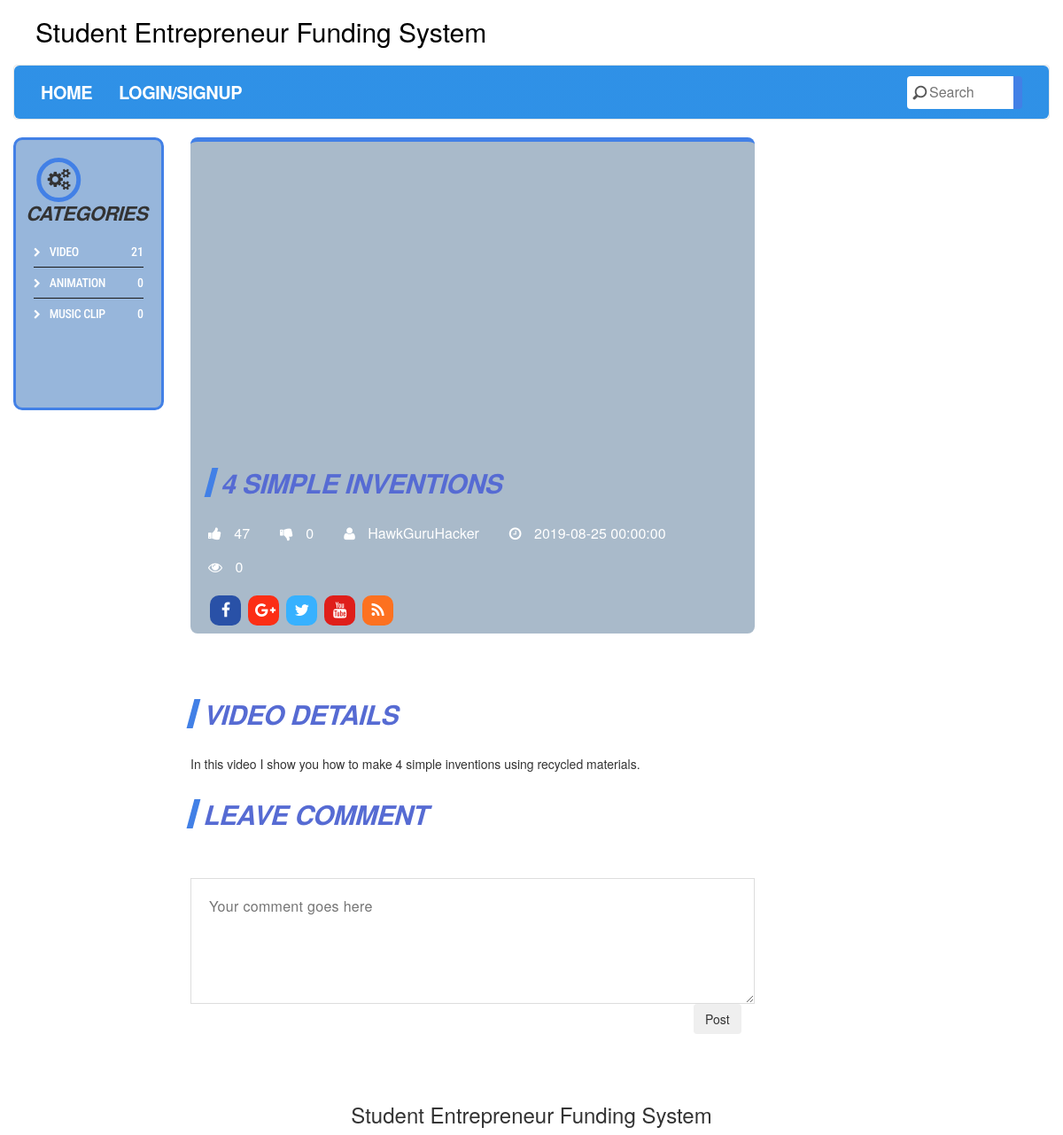
The page /details.php?product_id=14 on the database its author committed.
### tables this page shows
CREATE TABLE IF NOT EXISTS productions(
product_id INT UNSIGNED AUTO_INCREMENT KEY,
username VARCHAR(40) NOT NULL,
title VARCHAR(50) NOT NULL,
description VARCHAR(500) NOT NULL,
category VARCHAR(50) NOT NULL,
pic_url VARCHAR(255) NOT NULL,
video_url VARCHAR(255) NOT NULL,
author VARCHAR(50) NOT NULL,
views INT UNSIGNED DEFAULT 0,
likes INT UNSIGNED DEFAULT 0,
dislikes INT UNSIGNED DEFAULT 0,
create_date DATETIME DEFAULT CURRENT_TIMESTAMP()
);

### common.php (called while the page is built, shortened)
<?php
	function connect(){
	    $link = mysqli_connect(DB_HOST, DB_USER, DB_PASSWORD, DB_DATABASE) or die ( 'Failed to connect to the database<br/>ERROR ' . mysqli_connect_errno () . ':' . mysqli_connect_error () );
	    return $link;
	}
	function fetchOne($link, $query, $result_type = MYSQLI_ASSOC) {
	    $result = mysqli_query ( $link, $query );
	    if ($result  && mysqli_num_rows ( $result ) > 0) {
	        $row = mysqli_fetch_array ( $result, $result_type );
	        return $row;
	    }
	     else {
	        return false;
	    }
	}
	function getTotalRows($link, $table, $key, $value) {
	    $query = "SELECT COUNT(*) AS totalRows FROM {$table} WHERE $key = '$value'";
	    $result = mysqli_query ( $link, $query );
	    if ($result && mysqli_num_rows ( $result ) == 1) {
	        $row = mysqli_fetch_assoc ( $result );
	        return $row ['totalRows'];
	    } else {
	        return false;
	    }
	}
	function isLoggedIn()
	{
		return (isset($_SESSION['id']) &&
		       	(trim($_SESSION['id']) != ''));
	}
	function getProductionById($product_id)
	{
		$link = connect();
		$sql="SELECT * FROM productions WHERE product_id=$product_id";
		return fetchOne($link, $sql);
	}
	function getItemsNumberbyCategory($category)
	{
		$link = connect();
		return getTotalRows($link, 'productions', 'category', $category);
	}
?>

### details.php (the view, shortened to what this page needs)
<?php
    include dirname(__FILE__) .'./common.php';
    $product_id = $_REQUEST['product_id'];
    $product_info = getProductionById($product_id);
?>
<!DOCTYPE html>
<html lang="en">
   <head>
      <link rel="stylesheet" href="css/details.css">
      <link rel="stylesheet" href="css/frontend-style.css">
      <link rel="stylesheet" href="css/font-awesome.min.css">
      <link rel="stylesheet" href="assets/plugins/bootstrap/css/bootstrap.3.3.6.css">
   </head>
   <body>
      <div id="single-video" class="container-fluid standard-bg">
         <div class="main-title" style="padding-left: 25px;">
            Student Entrepreneur Funding System
         </div>
         <div class="row home-mega-menu ">
            <div class="col-md-12">
               <nav class="navbar navbar-default">
                  <div class="collapse navbar-collapse js-navbar-collapse navbg ">
                    <div class="search-block ">
                        <form action="search.php">
                           <input name="keyword" type="search" placeholder="Search">
                        </form>
                    </div>
                     <ul class="nav navbar-nav">
                        <li><a href="index.php">Home</a></li>
                        <li>
                              <?php
                                  if (isLoggedIn()){
                                    if (isAdmin()){
                                      echo '<a href="admin.php">' .getUserName() .'</a>';
                                      } else {
                                        echo '<a href="mypage.php">' .getUserName() .'</a>';
                                      }
                                  } else {
                                    echo '<a id="loginLink" href="login.php">Login/SignUp</a>';
                                  }
                              ?>
                        </li>
                     </ul>
                  </div>
               </nav>
            </div>
         </div>
         <div class="row">
            <div class="col-lg-2 col-md-4 hidden-sm hidden-xs">
               <aside class="blue-bg">
                  <article>
                     <h2 class="icon"><i class="fa fa-gears" aria-hidden="true"></i>categories</h2>
                      <ul class="sidebar-links">
                        <li class="fa fa-chevron-right"><a href="#">Video</a>
                        <span>
                          <?php echo getItemsNumberbyCategory('Video'); ?>
                        </span>
                        </li>
                        <li class="fa fa-chevron-right"><a href="#">Animation</a>
                        <span>
                          <?php echo getItemsNumberbyCategory('Animation'); ?>
                        </span>
                        </li>
                        <li class="fa fa-chevron-right"><a href="#">Music Clip</a>
                        <span>
                          <?php echo getItemsNumberbyCategory('Music Clip'); ?>
                        </span>
                        </li>
                      </ul>
                  </article>
                  <div class="clearfix spacer"></div>
               </aside>
            </div>
            <div id="single-video-wrapper" class="col-lg-10 col-md-8">
               <div class="row">
                  <div class="col-lg-8 col-md-12 col-sm-12">
                     <article class="post-video">
                        <div class="video-info">
                           <div class="embed-responsive embed-responsive-16by9 video-embed-box">
                              <iframe src=
                                <?php echo $product_info['video_url']; ?>
                                class="embed-responsive-item">
                              </iframe>
                           </div>
                           <h2 class="title main-head-title">
                            <?php echo $product_info['title']; ?>
                           </h2>
                           <div class="metabox">
                              <span class="meta-i">
                              <i id="like" class="fa fa-thumbs-up" aria-hidden="true"></i>
                              <?php echo $product_info['likes']; ?>
                              </span>
                              <span class="meta-i">
                              <i class="fa fa-thumbs-down" aria-hidden="true"></i>
                              <?php echo $product_info['dislikes']; ?>
                              </span>
                              <span class="meta-i">
                              <i class="fa fa-user"></i>
                              <?php echo $product_info['author']; ?>
                              </span>
                              <span class="meta-i">
                              <i class="fa fa-clock-o"></i>
                              <?php echo $product_info['create_date']; ?>
                              </span>
                              <span class="meta-i">
                              <i class="fa fa-eye"></i>
                              <?php echo $product_info['views']; ?>
                              </span>
                           </div>
                           <ul class="social">
                              <li class="social-facebook"><a class="fa fa-facebook social-icons"></a></li>
                              <li class="social-google-plus"><a class="fa fa-google-plus social-icons"></a></li>
                              <li class="social-twitter"><a class="fa fa-twitter social-icons"></a></li>
                              <li class="social-youtube"><a class="fa fa-youtube social-icons"></a></li>
                              <li class="social-rss"><a class="fa fa-rss social-icons"></a></li>
                           </ul>
                        </div>
                        <div class="clearfix spacer"></div>
                        <div class="video-content">
                           <h2 class="title main-head-title">Video Details</h2>
                           <p>
                              <?php echo $product_info['description']; ?>
                           </p>
                        </div>
                     </article>
					<section id="comments">
						<h2 class="title">leave comment</h2>
						<div class="widget-area">
							<div class="status-upload">
								<form>
									<textarea id="content" placeholder="Your comment goes here" ></textarea>
									<div class="comment-box-control">
										<input type="button" value="Post" id="post_btn" class="btn pull-right"/>
									</div>
								</form>
							</div>
						</div>
					</section>
				   </div>
               </div>
            </div>
         </div>
      </div>
<div id="footer" class="container-fluid footer-background">
 <div class="container">
   <footer>
      <div class="row copyright-bottom text-center">
        <div class="col-md-12 text-center">
         <h3>
            Student Entrepreneur Funding System
         </h3>
        </div>
      </div>
   </footer>
  </div>
</div>
   </body>
</html>

### css/details.css (style rules this page uses)
.video-info ul.social { margin:5px 0; }
.video-info { border-top-left-radius: 8px; border-top-right-radius: 8px; border-bottom-left-radius: 8px; border-bottom-right-radius: 8px; transition: all 0.2s ease-out 0s; background-color: #a9baca; display:block; padding: 20px 20px 20px 20px; border-top: 5px solid var(--primary-color); }
#single-video-wrapper .video-info, #single-video .video-info, #single-video-fullwidth-wrapper .video-info, #single-video-right-sidebar-wrapper .video-info, #single-video-no-sidebar-wrapper .video-info, .comment-box-control { display:inline-block; padding-top:0px; padding-right:15px; padding-bottom:4px; width:100%; }
.status-upload { display:inline-block; width: 100%; border-radius: 8px; }
.status-upload form textarea { background: none repeat scroll 0 0 #fff; border: medium none; color: #777777; float: left; font-size: 16px; height: 142px; letter-spacing: 0.3px; padding: 20px; width: 100%; resize:vertical; outline:none; border: 1px solid #ddd; }
span.meta-i { color: white; display:inline-block; font-size:16px; font-weight:400; margin-right:30px; margin-bottom:15px; }
span.meta-i i { margin-right:10px; }
.social-facebook { background:#2951a7; }
.social-twitter { background:#37b1ff; }
.social-google-plus { background:#fc2e15; }
.social-youtube { background:#df1e1a; }
.social-rss { background:#fd7120; }
ul.social { margin: 30px 0;display:inline-block;padding-left:0; }
ul.social li { padding: 0 2px 0 2px; width:35px; border-radius:10px; margin:0 2px; transition: all 0.1s linear 0s; display:inline-block; list-style:none; text-align:center; opacity:1; }
ul.social li a { display:block; color: #ffffff; font-size: 18px; font-weight: 400; height: auto; letter-spacing: -1px; padding: 8px 6px; text-decoration: none; text-transform: uppercase; transition: all 0.1s linear 0s; width: auto; }

### rows shown on the page
productions: title "4 SIMPLE INVENTIONS", likes "47", dislikes "0", author "HawkGuruHacker", create_date "2019-08-25 00:00:00", views "0", description "In this video I show you how to make 4 simple inventions using recycled materials."

### other values the page prints
getItemsNumberbyCategory('Video') "21"
getItemsNumberbyCategory('Animation') "0"
getItemsNumberbyCategory('Music Clip') "0"
